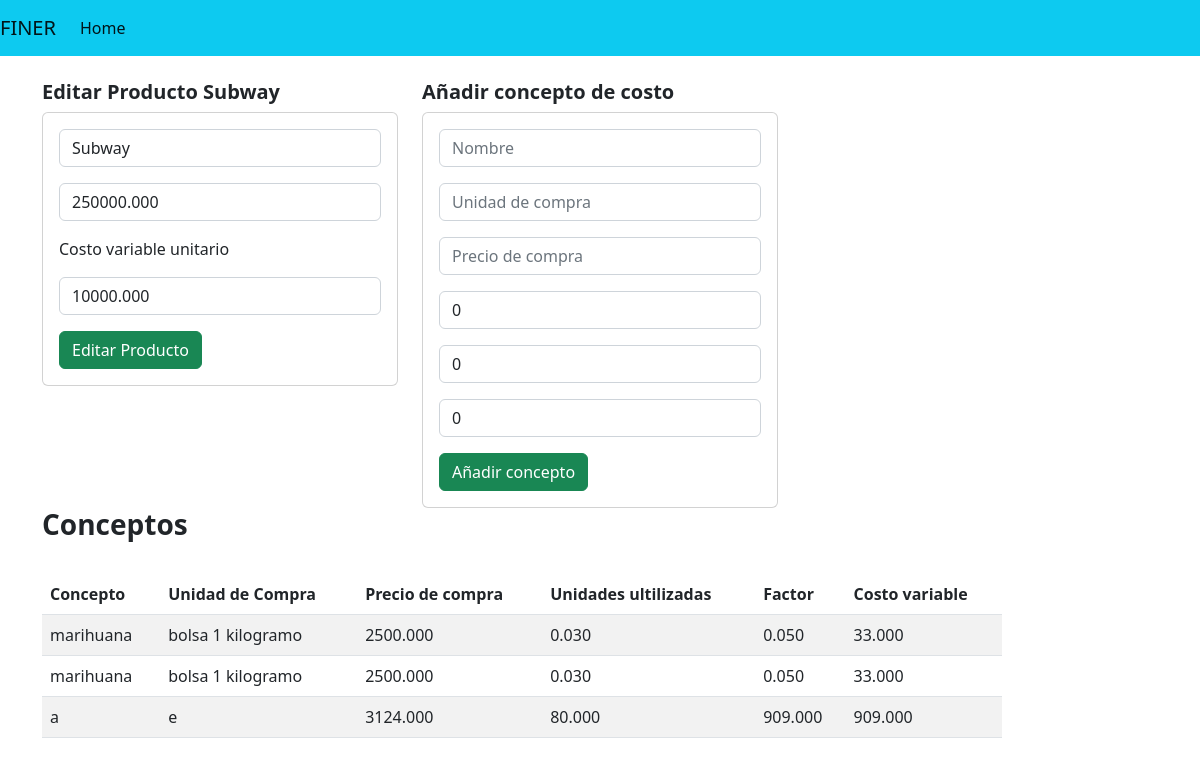
Page /productos/editar/12 on the committed database.
### FinerApp/models.py (models this page shows)
class Producto(models.Model):
   empresa_id = models.ForeignKey(Empresa, on_delete=models.CASCADE) #Llave foranea
   nombre = models.CharField(max_length=30)
   c_v_u = models.DecimalField(max_digits=10,decimal_places=3)  # Esto se puede calcular con base en el costo de los conceptos asociados
   p_v_u = models.DecimalField(max_digits=10,decimal_places=3)
   participacion_ventas = models.DecimalField(max_digits=10,decimal_places=3)
   margen_contribucion = models.DecimalField(max_digits=10,decimal_places=3,default=0)

class Concepto(models.Model):
   producto_id = models.ForeignKey(Producto, on_delete=models.CASCADE,blank=True)
   nombreConcepto = models.CharField(max_length=50)
   unidad_compra = models.CharField(max_length=30)
   precio_compra = models.DecimalField(max_digits=10,decimal_places=3)
   unidad_ultilizada = models.DecimalField(max_digits=10,decimal_places=3,default=0)
   factor = models.DecimalField(max_digits=10,decimal_places=3,default=0)
   costo_variable = models.DecimalField(max_digits=10,decimal_places=3,default=0)

### FinerApp/views.py (the view, shortened to what this page needs)
# urls.py: path('productos/editar/<producto_id>', views.editar_producto, name = 'editar_producto'),
def editar_producto(request,producto_id,empresa_id=1):
   tipoEmpresa = Empresa.objects.get(id=empresa_id).tipo_empresa
   producto = Producto.objects.get(id = producto_id)
   data = {"producto":producto,'tipoEmpresa':tipoEmpresa}
   if request.method == 'GET':
      if tipoEmpresa == 'productor':
         conceptos = Concepto.objects.filter(producto_id=producto_id)
         formConcepto = FormConcepto()
         data['conceptos'] = conceptos
         data['formConcepto'] = formConcepto
   data['form'] = FormProducto(instance=producto)
   return render(request, "editar_producto.html",data)

### FinerApp/models.py
class FormProducto(forms.ModelForm):
   class Meta:
      model = Producto
      fields = [
         'nombre',
         'c_v_u',
         'p_v_u',
         'participacion_ventas',
      ]
      labels = {
         'nombre': 'Nombre',
         'c_v_u': 'Costo variable unitario',
         'p_v_u': 'Precio variable unitario',
         'participacion_ventas':'Participacion ventas'
      }
      widgets = {
         'nombre':forms.TextInput(attrs={'class':'form-control','placeholder':labels['nombre']}),
         'c_v_u':forms.TextInput(attrs={'class':'form-control','placeholder':labels['c_v_u']}),
         'p_v_u': forms.TextInput(attrs={'class':'form-control','placeholder':labels['p_v_u']}),
         'participacion_ventas': forms.TextInput(attrs={'class':'form-control','placeholder':labels['participacion_ventas']}),
      }

### FinerApp/templates/editar_producto.html (shortened to what this page needs)
{% extends "base.html" %}
{% block contenido %}
<div class="row">
   <div class = "col-sm-12 col-md-6 col-lg-4 col-xl-4 mb-4">
      <h5><strong>Editar Producto {{producto.nombre}}</strong></h5>
         <div class ="card">
            <div class= "card-body">
               <form action=" {% url 'editar_producto' producto.id %}" method = "POST">
                  <div class = "form-group mb-3">
                     {{form.nombre}}
                  </div>
                  <div class = "form-group mb-3">
                     {{form.p_v_u}}
                  </div>
                  <div class = "form-group mb-3">
                     {%if tipoEmpresa == 'comerciante'%}
                     {{form.c_v_u}}
                     {% else %}
                     Costo variable unitario
                     {% endif %}
                  </div>
                  <div class="form-group mb-3">
                     {{form.participacion_ventas}}
                  </div>
                  <div class = "form-group">
                     <button type= "submit" class= "btn btn-success btn-block text-white">Editar Producto</button>
                  </div>
               </form>
            </div>
         </div>
      </div>
   {%if tipoEmpresa == 'productor'%}
   <div class = "col-sm-12 col-md-6 col-lg-4 col-xl-4 ">
      <h5><strong>Añadir concepto de costo</strong></h5>
         <div class ="card">
            <div class= "card-body">
               <form action="{% url 'añadir_concepto' producto.id %}" method = "POST">
                  <div class = "form-group mb-3">
                     {{formConcepto.nombreConcepto}}
                  </div>
                  <div class = "form-group mb-3">
                     {{formConcepto.unidad_compra}}
                  </div>
                  <div class = "form-group mb-3">
                     {{formConcepto.precio_compra}}
                  </div>
                  <div class="form-group mb-3">
                     {{formConcepto.unidad_ultilizada}}
                  </div>
                  <div class="form-group mb-3">
                     {{formConcepto.factor}}
                  </div>
                  <div class="form-group mb-3">
                     {{formConcepto.costo_variable}}
                  </div>
                  <div class = "form-group">
                     <button type= "submit" class= "btn btn-success btn-block text-white">Añadir concepto</button>
                  </div>
               </form>
            </div>
         </div>
      </div>
</div>
{% endif %}
{%if tipoEmpresa == 'productor'%}
   <div class = "col-sm-12 col-md-6 col-lg-8 col-xl-8 ">
      <h3><strong>Conceptos</strong></h3>
      <div class = "table-responsive py-2 " style="width: 80vw">
         <table style class = "table table-striped" >
            <thead>
               <th>Concepto</th>
               <th>Unidad de Compra</th>
               <th>Precio de compra</th>
               <th>Unidades ultilizadas</th>
               <th>Factor</th>
               <th>Costo variable</th>
            </thead>
            <tbody>
               <ul>
                  {% for c in conceptos %}
                  <tr>
                  <td>{{c.nombreConcepto}}</td>
                  <td>{{c.unidad_compra}}</td>
                  <td>{{c.precio_compra}}</td>
                  <td>{{c.unidad_ultilizada}}</td>
                  <td>{{c.factor}}</td>
                  <td>{{c.costo_variable}}</td>
                  </tr>
                  {% endfor%}
               </ul>
            </tbody>
         </table>
      </div>
   </div>
{% endif %}
</div>
{% endblock %}

### rows in the picture
Producto: nombre "Subway", p_v_u "250000.000", participacion_ventas "10000.000"
Concepto: nombreConcepto "marihuana", unidad_compra "bolsa 1 kilogramo", precio_compra "2500.000", unidad_ultilizada "0.030", factor "0.050", costo_variable "33.000"
Concepto: nombreConcepto "marihuana", unidad_compra "bolsa 1 kilogramo", precio_compra "2500.000", unidad_ultilizada "0.030", factor "0.050", costo_variable "33.000"
Concepto: nombreConcepto "a", unidad_compra "e", precio_compra "3124.000", unidad_ultilizada "80.000", factor "909.000", costo_variable "909.000"
